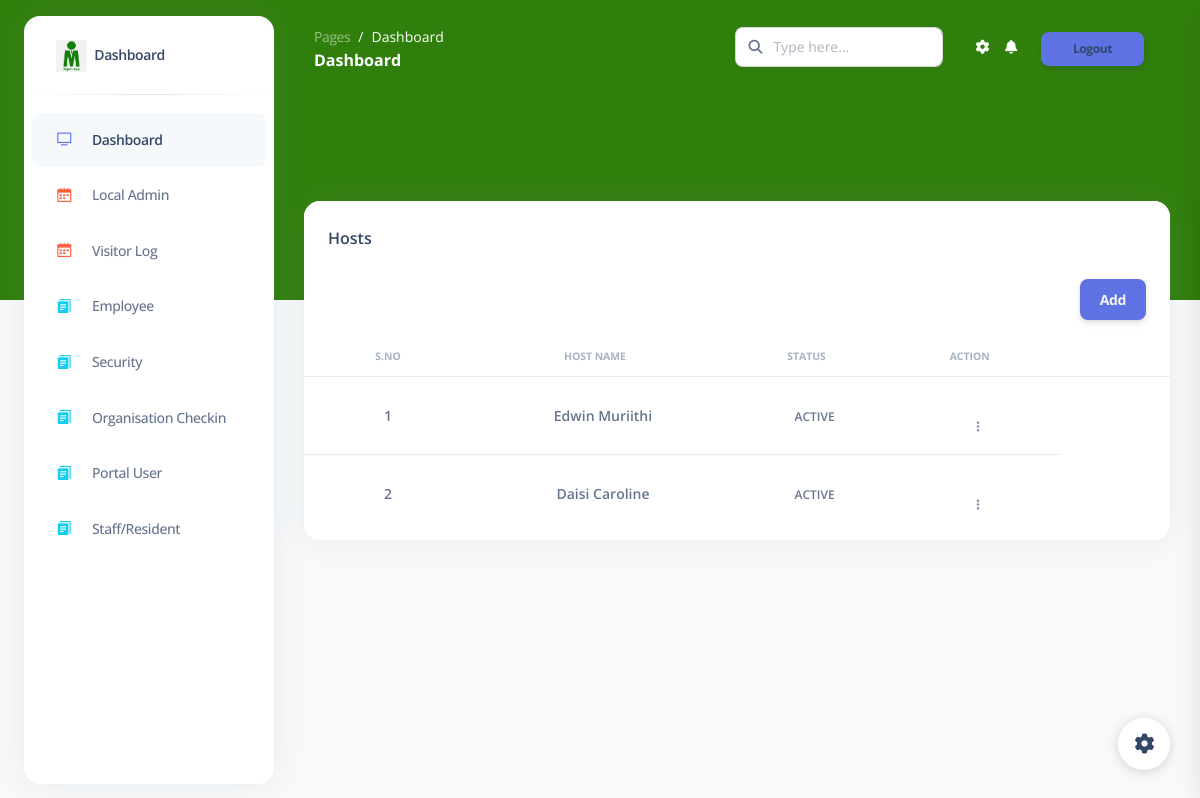
The app's page /host (signed in) with its own data.
### subapp/models.py (models this page shows, shortened)
class Host(models.Model):
    user_id=models.ForeignKey(User,on_delete=models.CASCADE, null=True)
    name=models.CharField(max_length=100,blank=True,null=True)
    status=models.CharField(max_length=100)
    created_at = models.DateTimeField(auto_now_add=True)

### subapp/views.py (the view, shortened to what this page needs)
# urls.py: path('host', views.HostView.as_view(),name='host_api'),
@user_passes_test(check_role_is_organisationadmin_and_localadmin)
def host(request):
    records = Host.objects.all()
    form = HostForm(initial={"user_id": request.user.id})
    context = {"form": form, "records": records, "host": "active"}
    return render(request, "mgeni/host.html", context)

### subapp/forms.py
class HostForm(forms.ModelForm):
    class Meta:
        model = Host
        fields = '__all__'
        widgets={
            'user_id':forms.TextInput(attrs={'hidden':'hidden'}),
        }
    def __init__(self, *args, **kwargs):
        super(HostForm, self).__init__(*args, **kwargs)
        for visible in self.visible_fields():
            visible.field.widget.attrs['class'] = 'form-control'

### subapp/check_user_role.py (called while the page is built)
def check_role_is_organisationadmin_and_localadmin(user):
    print(user)
    if user.is_authenticated and user.role.role_name == "OrganisationAdmin" or user.is_authenticated and user.role.role_name == "LocalAdmin":
        return True
    else:
        return redirect('/login')

### subapp/templates/mgeni/host.html (shortened to what this page needs)
{% extends 'base.html' %}
{% block body_block %}
{% load static %}
<br><br><br>
<div class="row" style="padding: 30px;">
    <div class="col-12">
      <div class="card mb-4">
        <div class="card-header pb-0">
          <h6>Hosts</h6>
          <button style="float: right;" type="button" class="btn btn-primary" data-bs-toggle="modal" data-bs-target="#exampleModal">
            Add
          </button>
        </div>
        <div class="card-body px-0 pt-0 pb-2">
          <div class="table-responsive p-0">
            <table class="table align-items-center justify-content-center mb-0">
              <thead>
                <tr>
                  <th class="text-uppercase text-secondary text-xxs font-weight-bolder opacity-7">S.no</th>
                  <th class="text-uppercase text-secondary text-xxs font-weight-bolder opacity-7 ps-2">Host Name</th>
                  <th class="text-uppercase text-secondary text-xxs font-weight-bolder opacity-7 ps-2">Status</th>
                  <th class="text-uppercase text-secondary text-xxs font-weight-bolder text-center opacity-7 ps-2">Action</th>
                  <th></th>
                </tr>
              </thead>
              <tbody>
                {% for data in records %}
                <tr>
                    <td>
                        <p class="text-sm font-weight-bold mb-0">{{forloop.counter}}</p>
                      </td>
                  <td>
                    <p class="text-sm font-weight-bold mb-0">{{data.name}}</p>
                  </td>
                  <td>
                    <span class="text-xs font-weight-bold">{{data.status}}</span>
                  </td>
                  <td >
                    <button class="btn btn-link text-secondary mb-0">
                      <i class="fa fa-ellipsis-v text-xs"></i>
                    </button>
                  </td>
                </tr>
                {% endfor %}
              </tbody>
            </table>
          </div>
        </div>
      </div>
    </div>
  </div>
{% endblock %}

### subapp/templates/mgeni/host.html (style rules this page uses)
td,th { text-align: center; }

### subapp/templates/base.html (style rules this page uses)
.btn { color: whitesmoke; }
button { outline-color: none; text-decoration-color: white; background-color:whitesmoke; margin-top: 20px; text-decoration: none; font-family: 'Lucida Sans', 'Lucida Sans Regular', 'Lucida Grande', 'Lucida Sans Unicode', Geneva, Verdana, sans-serif; }

### records on screen
Host: name "Edwin Muriithi", status "ACTIVE"
Host: name "Daisi Caroline", status "ACTIVE"
